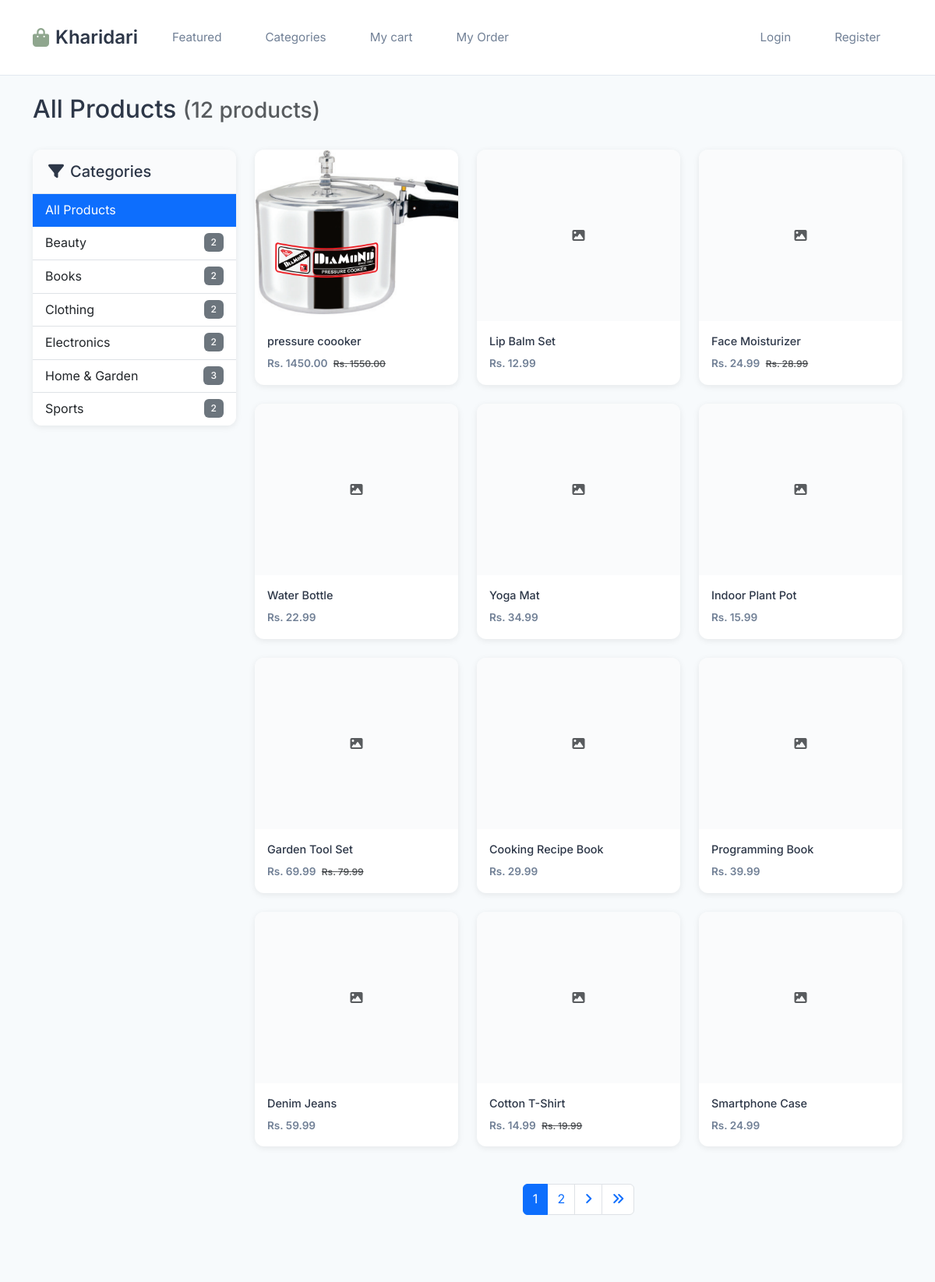
Before: /products/ (upper part) with the older database file.
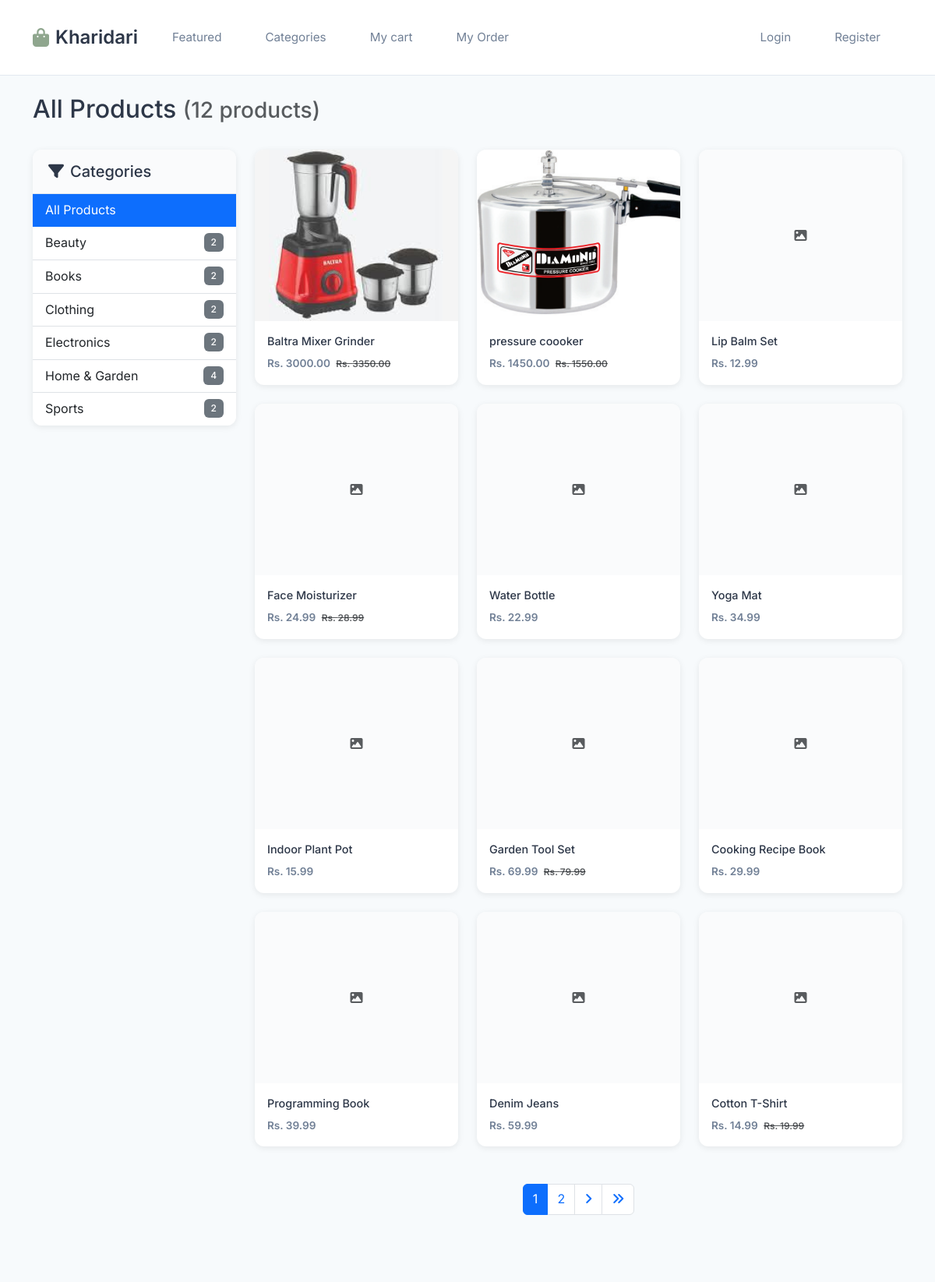
After: the same page with the newer database file.
### ecommerce/models.py (models this page shows, shortened)
class Category(models.Model):
    name = models.CharField(max_length=100, unique=True)
    slug = models.SlugField(max_length=100, unique=True)
    description = models.TextField(blank=True)
    image = models.ImageField(upload_to='categories/', blank=True, null=True)
    created_at = models.DateTimeField(auto_now_add=True)
    updated_at = models.DateTimeField(auto_now=True)
    is_active = models.BooleanField(default=True)
    class Meta:
        verbose_name_plural = "Categories"
        ordering = ['name']

class Product(models.Model):
    name = models.CharField(max_length=200)
    slug = models.SlugField(max_length=200, unique=True)
    description = models.TextField()
    price = models.DecimalField(max_digits=10, decimal_places=2)
    discount_price = models.DecimalField(max_digits=10, decimal_places=2, blank=True, null=True)
    category = models.ForeignKey(Category, on_delete=models.CASCADE, related_name='products')
    image = models.ImageField(upload_to='products/')
    stock = models.PositiveIntegerField(default=0)
    is_active = models.BooleanField(default=True)
    is_featured = models.BooleanField(default=False)
    created_at = models.DateTimeField(auto_now_add=True)
    updated_at = models.DateTimeField(auto_now=True)
    class Meta:
        ordering = ['-created_at']
    def get_absolute_url(self):
        return reverse('product_detail', kwargs={'slug': self.slug})

### ecommerce/views.py (the view)
# urls.py: path('products/', views.ProductListView.as_view(), name='product_list'),
class ProductListView(ListView):
    model = Product
    template_name = 'ecommerce/product_list.html'
    context_object_name = 'products'
    paginate_by = 12
    def get_queryset(self):
        queryset = Product.objects.filter(is_active=True)
        search_query = self.request.GET.get('search')
        if search_query:
            queryset = queryset.filter(
                Q(name__icontains=search_query) |
                Q(description__icontains=search_query)
            )
        category_slug = self.kwargs.get('category_slug')
        if category_slug:
            queryset = queryset.filter(category__slug=category_slug)
        return queryset.order_by('-created_at')
    def get_context_data(self, **kwargs):
        context = super().get_context_data(**kwargs)
        context['categories'] = Category.objects.filter(is_active=True)
        category_slug = self.kwargs.get('category_slug')
        if category_slug:
            context['current_category'] = get_object_or_404(Category, slug=category_slug)
        return context

### templates/ecommerce/product_list.html (shortened to what this page needs)
{% extends 'base.html' %}
{% load static %}
{% block content %}
<div class="container py-4">
    <div class="row mb-4">
        <div class="col-12">
            <h1 class="h2">
                {% if current_category %}
                    {{ current_category.name }}
                {% else %}
                    All Products
                {% endif %}
                <small class="text-muted">({{ products|length }} products)</small>
            </h1>
        </div>
    </div>
    <div class="row">
        <div class="col-lg-3 mb-4">
            <div class="card">
                <div class="card-header">
                    <h5 class="mb-0">
                        <i class="fas fa-filter me-2"></i>Categories
                    </h5>
                </div>
                <div class="card-body p-0">
                    <div class="list-group list-group-flush">
                        <a href="{% url 'product_list' %}"
                           class="list-group-item list-group-item-action {% if not current_category %}active{% endif %}">
                            All Products
                        </a>
                        {% for category in categories %}
                            <a href="{% url 'category_products' category.slug %}"
                               class="list-group-item list-group-item-action {% if current_category.slug == category.slug %}active{% endif %}">
                                {{ category.name }}
                                <span class="badge bg-secondary float-end">{{ category.products.count }}</span>
                            </a>
                        {% endfor %}
                    </div>
                </div>
            </div>
        </div>
        <div class="col-lg-9">
            {% if products %}
                <div class="products-grid">
                    {% for product in products %}
                        <a href="{{ product.get_absolute_url }}" class="product-item" style="text-decoration: none; color: inherit;">
                            {% if product.image %}
                                <img src="{{ product.image.url }}" class="product-image" alt="{{ product.name }}">
                            {% else %}
                                <div class="product-image d-flex align-items-center justify-content-center">
                                    <i class="fas fa-image text-muted"></i>
                                </div>
                            {% endif %}
                            <div class="product-content">
                                <h6 class="product-title">{{ product.name|truncatechars:50 }}</h6>
                                <div class="product-price">
                                    {% if product.discount_price %}
                                        Rs. {{ product.discount_price }}
                                        <small class="text-muted text-decoration-line-through ms-1">Rs. {{ product.price }}</small>
                                    {% else %}
                                        Rs. {{ product.price }}
                                    {% endif %}
                                </div>
                            </div>
                        </a>
                    {% endfor %}
                </div>
            {% endif %}
                {% if is_paginated %}
                <nav aria-label="Products pagination" class="mt-4">
                    <ul class="pagination justify-content-center">
                        {% for num in page_obj.paginator.page_range %}
                            {% if page_obj.number == num %}
                                <li class="page-item active">
                                    <span class="page-link">{{ num }}</span>
                                </li>
                            {% elif num > page_obj.number|add:'-3' and num < page_obj.number|add:'3' %}
                                <li class="page-item">
                                    <a class="page-link" href="?page={{ num }}{% if request.GET.search %}&search={{ request.GET.search }}{% endif %}">{{ num }}</a>
                                </li>
                            {% endif %}
                        {% endfor %}
                        {% if page_obj.has_next %}
                            <li class="page-item">
                                <a class="page-link" href="?page={{ page_obj.next_page_number }}{% if request.GET.search %}&search={{ request.GET.search }}{% endif %}">
                                    <i class="fas fa-angle-right"></i>
                                </a>
                            </li>
                            <li class="page-item">
                                <a class="page-link" href="?page={{ page_obj.paginator.num_pages }}{% if request.GET.search %}&search={{ request.GET.search }}{% endif %}">
                                    <i class="fas fa-angle-double-right"></i>
                                </a>
                            </li>
                        {% endif %}
                    </ul>
                </nav>
                {% endif %}
        </div>
    </div>
</div>
{% endblock %}

### templates/base.html (shortened to what this page needs)
{% load static %}
<!DOCTYPE html>
<html lang="en">
<head>
    <link href="https://cdn.jsdelivr.net/npm/bootstrap@5.3.0/dist/css/bootstrap.min.css" rel="stylesheet">
    <link rel="stylesheet" href="https://cdnjs.cloudflare.com/ajax/libs/font-awesome/6.4.0/css/all.min.css">
    <link rel="stylesheet" href="{% static 'css/style.css' %}">
</head>
<body>
    <nav class="navbar navbar-expand-lg navbar-light sticky-top">
        <div class="container">
            <a class="navbar-brand" href="{% url 'home' %}">
                <i class="fas fa-shopping-bag"></i>Kharidari
            </a>
            <div class="collapse navbar-collapse" id="navbarNav">
                <ul class="navbar-nav me-auto">
                    <li class="nav-item">
                        <a class="nav-link" href="{% url 'home' %}">Featured</a>
                    </li>
                    <li class="nav-item">
                        <a class="nav-link" href="{% url 'product_list' %}">Categories</a>
                    </li>
                    <li class="nav-item">
                        <a class="nav-link" href="{% url 'cart' %}">My cart</a>
                    </li>
                    <li class="nav-item">
                        <a class="nav-link" href="{% url 'order_history' %}">My Order</a>
                    </li>
                </ul>
                <ul class="navbar-nav">
                    {% if user.is_authenticated %}
                        <li class="nav-item dropdown">
                            <a class="nav-link dropdown-toggle" href="#" role="button" data-bs-toggle="dropdown">
                                <i class="fas fa-user-circle me-1"></i>Account
                            </a>
                            <ul class="dropdown-menu">
                                {% if user.is_superuser or user.is_staff %}
                                    <li><a class="dropdown-item" href="/admin/">
                                        <i class="fas fa-cog me-2"></i>Admin Panel
                                    </a></li>
                                    <li><hr class="dropdown-divider"></li>
                                {% endif %}
                                <li><a class="dropdown-item" href="{% url 'logout' %}">
                                    <i class="fas fa-sign-out-alt me-2"></i>Logout
                                </a></li>
                            </ul>
                        </li>
                    {% else %}
                        <li class="nav-item">
                            <a class="nav-link" href="{% url 'login' %}">Login</a>
                        </li>
                        <li class="nav-item">
                            <a class="nav-link" href="{% url 'register' %}">Register</a>
                        </li>
                    {% endif %}
                </ul>
            </div>
        </div>
    </nav>
    <main>
        {% block content %}{% endblock %}
    </main>
</body>
</html>

### static/css/style.css (style rules this page uses)
:root { --primary-color: #0d6efd; --secondary-color: #6c757d; --success-color: #198754; --danger-color: #dc3545; --warning-color: #ffc107; --info-color: #0dcaf0; --light-color: #f8f9fa; --dark-color: #212529; --border-radius: 0.5rem; --box-shadow: 0 0.125rem 0.25rem rgba(0, 0, 0, 0.075); --box-shadow-lg: 0 1rem 3rem rgba(0, 0, 0, 0.175); --transition: all 0.3s ease; }
body { font-family: 'Segoe UI', Tahoma, Geneva, Verdana, sans-serif; line-height: 1.6; color: var(--dark-color); }
html { scroll-behavior: smooth; }
.card { border: none; border-radius: var(--border-radius); box-shadow: var(--box-shadow); transition: var(--transition); overflow: hidden; }
.navbar { box-shadow: 0 2px 4px rgba(0, 0, 0, 0.1); backdrop-filter: blur(10px); }
.navbar-brand { font-size: 1.5rem; font-weight: 700; }
.badge { font-weight: 500; padding: 0.5em 0.75em; }
.fade-in { animation: fadeIn 0.5s ease-in; }

### templates/ecommerce/product_list.html (style rules this page uses)
.products-grid { display: grid; grid-template-columns: repeat(auto-fit, minmax(250px, 1fr)); gap: 1.5rem; margin-bottom: 3rem; }
.product-item { border-radius: var(--border-radius); overflow: hidden; transition: var(--transition); border: none; box-shadow: var(--shadow-card); background: var(--bg-white); height: 100%; display: flex; flex-direction: column; cursor: pointer; text-decoration: none !important; color: inherit !important; }
.product-item .product-image { height: 220px; object-fit: cover; background: var(--bg-section); width: 100%; flex-shrink: 0; }
.product-item .product-content { padding: 1rem; display: flex; flex-direction: column; flex-grow: 1; }
.product-item .product-title { color: var(--text-primary); font-weight: 500; font-size: 0.9rem; margin-bottom: 0.5rem; line-height: 1.4; flex-grow: 1; }
.product-item .product-price { color: var(--text-secondary); font-weight: 600; font-size: 0.85rem; margin-top: auto; }

### templates/base.html (style rules this page uses)
:root { --primary-color: #8FA68E; --primary-light: #A8B8A5; --secondary-color: #E8B4A0; --accent-blue: #A8C5D1; --accent-mint: #B8D4C6; --accent-beige: #D4C5A0; --text-primary: #2D3748; --text-secondary: #718096; --text-light: #A0AEC0; --bg-light: #F7FAFC; --bg-white: #FFFFFF; --bg-section: #FAFBFC; --border-color: #E2E8F0; --shadow-sm: 0 1px 3px 0 rgba(0, 0, 0, 0.1); --shadow-md: 0 4px 6px -1px rgba(0, 0, 0, 0.1); --shadow-lg: 0 10px 15px -3px rgba(0, 0, 0, 0.1); --shadow-card: 0 2px 8px rgba(0, 0, 0, 0.08); --border-radius: 12px; --border-radius-lg: 16px; --transition: all 0.3s cubic-bezier(0.4, 0, 0.2, 1); }
* { box-sizing: border-box; }
body { font-family: 'Inter', -apple-system, BlinkMacSystemFont, 'Segoe UI', Roboto, sans-serif; line-height: 1.6; color: var(--text-primary); background-color: var(--bg-light); display: flex; flex-direction: column; min-height: 100vh; margin: 0; }
main { flex: 1; }
.navbar { background: var(--bg-white) !important; box-shadow: none; border-bottom: 1px solid var(--border-color); padding: 1.5rem 0; }
.navbar-brand { font-weight: 600 !important; font-size: 1.5rem !important; color: var(--text-primary) !important; text-decoration: none; transition: var(--transition); display: flex; align-items: center; }
.navbar-brand i { margin-right: 0.5rem; color: var(--primary-color); }
.nav-link { font-weight: 400 !important; color: var(--text-secondary) !important; padding: 0.75rem 1.5rem !important; border-radius: var(--border-radius); transition: var(--transition); margin: 0 0.25rem; font-size: 0.95rem; }
.card { border: none !important; border-radius: var(--border-radius) !important; box-shadow: var(--shadow-card) !important; transition: var(--transition); overflow: hidden; background: var(--bg-white); margin-bottom: 1.5rem; }
.card-body { padding: 1.25rem; }
.card-header { background: var(--bg-section); border-bottom: 1px solid var(--border-color); font-weight: 500; color: var(--text-primary); padding: 1rem 1.25rem; }

Changed rows visible on the page:
no longer on this page (row unchanged): Product: name "Smartphone Case", price "24.99"
computed for Category "Home & Garden": products.count "3" → "4"
added Product: image (picture), name "Baltra Mixer Grinder", discount_price "3000.00", price "3350.00"
